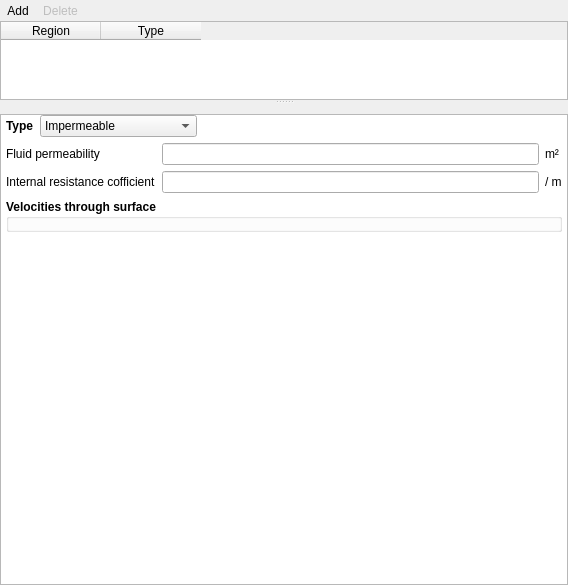
<?xml version="1.0" encoding="UTF-8"?>
<ui version="4.0">
 <class>internal_surfaces</class>
 <widget class="QWidget" name="internal_surfaces">
  <property name="geometry">
   <rect>
    <x>0</x>
    <y>0</y>
    <width>568</width>
    <height>585</height>
   </rect>
  </property>
  <property name="windowTitle">
   <string>Internal Surfaces</string>
  </property>
  <property name="styleSheet">
   <string notr="true"/>
  </property>
  <layout class="QVBoxLayout" name="verticalLayout">
   <property name="spacing">
    <number>0</number>
   </property>
   <property name="leftMargin">
    <number>0</number>
   </property>
   <property name="topMargin">
    <number>0</number>
   </property>
   <property name="rightMargin">
    <number>0</number>
   </property>
   <property name="bottomMargin">
    <number>0</number>
   </property>
   <item>
    <widget class="QSplitter" name="splitter">
     <property name="orientation">
      <enum>Qt::Vertical</enum>
     </property>
     <widget class="QWidget" name="top_frame" native="true">
      <property name="sizePolicy">
       <sizepolicy hsizetype="Expanding" vsizetype="MinimumExpanding">
        <horstretch>0</horstretch>
        <verstretch>0</verstretch>
       </sizepolicy>
      </property>
      <property name="maximumSize">
       <size>
        <width>16777215</width>
        <height>100</height>
       </size>
      </property>
      <layout class="QVBoxLayout" name="verticalLayout_3">
       <property name="spacing">
        <number>0</number>
       </property>
       <property name="leftMargin">
        <number>0</number>
       </property>
       <property name="topMargin">
        <number>0</number>
       </property>
       <property name="rightMargin">
        <number>0</number>
       </property>
       <property name="bottomMargin">
        <number>0</number>
       </property>
       <item>
        <widget class="QWidget" name="frame_add_delete" native="true">
         <layout class="QHBoxLayout" name="horizontalLayout_7">
          <property name="spacing">
           <number>0</number>
          </property>
          <property name="leftMargin">
           <number>0</number>
          </property>
          <property name="topMargin">
           <number>0</number>
          </property>
          <property name="rightMargin">
           <number>0</number>
          </property>
          <property name="bottomMargin">
           <number>0</number>
          </property>
          <item>
           <layout class="QHBoxLayout" name="horizontalLayout">
            <item>
             <widget class="QToolButton" name="toolbutton_add">
              <property name="toolTip">
               <string>Define new internal surface over one or more regions</string>
              </property>
              <property name="text">
               <string>Add</string>
              </property>
              <property name="autoRaise">
               <bool>true</bool>
              </property>
             </widget>
            </item>
            <item>
             <widget class="QToolButton" name="toolbutton_delete">
              <property name="enabled">
               <bool>false</bool>
              </property>
              <property name="toolTip">
               <string>Delete internal surface</string>
              </property>
              <property name="text">
               <string>Delete</string>
              </property>
              <property name="autoRaise">
               <bool>true</bool>
              </property>
             </widget>
            </item>
            <item>
             <spacer name="horizontalSpacer">
              <property name="orientation">
               <enum>Qt::Horizontal</enum>
              </property>
              <property name="sizeHint" stdset="0">
               <size>
                <width>40</width>
                <height>20</height>
               </size>
              </property>
             </spacer>
            </item>
           </layout>
          </item>
         </layout>
        </widget>
       </item>
       <item>
        <widget class="QTableWidget" name="tablewidget_regions">
         <property name="maximumSize">
          <size>
           <width>16777215</width>
           <height>100</height>
          </size>
         </property>
         <property name="selectionMode">
          <enum>QAbstractItemView::SingleSelection</enum>
         </property>
         <property name="selectionBehavior">
          <enum>QAbstractItemView::SelectRows</enum>
         </property>
         <attribute name="horizontalHeaderHighlightSections">
          <bool>false</bool>
         </attribute>
         <attribute name="verticalHeaderVisible">
          <bool>false</bool>
         </attribute>
         <column>
          <property name="text">
           <string>Region</string>
          </property>
         </column>
         <column>
          <property name="text">
           <string>Type</string>
          </property>
         </column>
        </widget>
       </item>
      </layout>
     </widget>
     <widget class="QWidget" name="bottom_frame" native="true">
      <property name="sizePolicy">
       <sizepolicy hsizetype="Expanding" vsizetype="Expanding">
        <horstretch>0</horstretch>
        <verstretch>0</verstretch>
       </sizepolicy>
      </property>
      <layout class="QGridLayout" name="gridLayout_15">
       <property name="leftMargin">
        <number>0</number>
       </property>
       <property name="topMargin">
        <number>10</number>
       </property>
       <property name="rightMargin">
        <number>0</number>
       </property>
       <property name="bottomMargin">
        <number>0</number>
       </property>
       <item row="0" column="0">
        <layout class="QHBoxLayout" name="horizontalLayout_2"/>
       </item>
       <item row="1" column="0">
        <widget class="QScrollArea" name="scrollarea_detail">
         <property name="sizePolicy">
          <sizepolicy hsizetype="Expanding" vsizetype="MinimumExpanding">
           <horstretch>0</horstretch>
           <verstretch>0</verstretch>
          </sizepolicy>
         </property>
         <property name="minimumSize">
          <size>
           <width>0</width>
           <height>0</height>
          </size>
         </property>
         <property name="styleSheet">
          <string notr="true">QWidget#detail_pane {background-color: white}</string>
         </property>
         <property name="widgetResizable">
          <bool>true</bool>
         </property>
         <widget class="QWidget" name="detail_pane">
          <property name="geometry">
           <rect>
            <x>0</x>
            <y>0</y>
            <width>566</width>
            <height>454</height>
           </rect>
          </property>
          <layout class="QVBoxLayout" name="verticalLayout_4">
           <property name="leftMargin">
            <number>5</number>
           </property>
           <property name="topMargin">
            <number>0</number>
           </property>
           <property name="rightMargin">
            <number>5</number>
           </property>
           <property name="bottomMargin">
            <number>0</number>
           </property>
           <item>
            <layout class="QVBoxLayout" name="verticalLayout_2">
             <item>
              <widget class="QWidget" name="frame_fluid_parameters" native="true">
               <layout class="QGridLayout" name="gridLayout_3">
                <property name="leftMargin">
                 <number>0</number>
                </property>
                <property name="topMargin">
                 <number>0</number>
                </property>
                <property name="rightMargin">
                 <number>0</number>
                </property>
                <property name="bottomMargin">
                 <number>0</number>
                </property>
                <item row="0" column="0" colspan="3">
                 <layout class="QHBoxLayout" name="horizontalLayout_3">
                  <property name="spacing">
                   <number>6</number>
                  </property>
                  <item>
                   <widget class="QLabel" name="label_is_type">
                    <property name="font">
                     <font>
                      <weight>75</weight>
                      <bold>true</bold>
                     </font>
                    </property>
                    <property name="text">
                     <string>Type</string>
                    </property>
                   </widget>
                  </item>
                  <item>
                   <widget class="ComboBox" name="combobox_is_type">
                    <item>
                     <property name="text">
                      <string>Impermeable</string>
                     </property>
                    </item>
                    <item>
                     <property name="text">
                      <string>X-Axis Impermeable</string>
                     </property>
                    </item>
                    <item>
                     <property name="text">
                      <string>Y-Axis Impermeable</string>
                     </property>
                    </item>
                    <item>
                     <property name="text">
                      <string>Z-Axis Impermeable</string>
                     </property>
                    </item>
                    <item>
                     <property name="text">
                      <string>Semi-permeable</string>
                     </property>
                    </item>
                    <item>
                     <property name="text">
                      <string>X-Axis semi-permeable</string>
                     </property>
                    </item>
                    <item>
                     <property name="text">
                      <string>Y-Axis semi-permeable</string>
                     </property>
                    </item>
                    <item>
                     <property name="text">
                      <string>Z-Axis semi-permeable</string>
                     </property>
                    </item>
                   </widget>
                  </item>
                  <item>
                   <spacer name="horizontalSpacer_2">
                    <property name="orientation">
                     <enum>Qt::Horizontal</enum>
                    </property>
                    <property name="sizeHint" stdset="0">
                     <size>
                      <width>40</width>
                      <height>20</height>
                     </size>
                    </property>
                   </spacer>
                  </item>
                 </layout>
                </item>
                <item row="1" column="2">
                 <widget class="QLabel" name="label_is_pc_1_units">
                  <property name="text">
                   <string>m²</string>
                  </property>
                 </widget>
                </item>
                <item row="2" column="1">
                 <widget class="LineEdit" name="lineedit_keyword_is_pc_args_IS_2"/>
                </item>
                <item row="2" column="2">
                 <widget class="QLabel" name="label_is_pc_2_units">
                  <property name="text">
                   <string>/ m</string>
                  </property>
                 </widget>
                </item>
                <item row="1" column="0">
                 <widget class="QLabel" name="label_is_pc_1">
                  <property name="text">
                   <string>Fluid permeability</string>
                  </property>
                 </widget>
                </item>
                <item row="1" column="1">
                 <widget class="LineEdit" name="lineedit_keyword_is_pc_args_IS_1"/>
                </item>
                <item row="2" column="0">
                 <widget class="QLabel" name="label_is_pc_2">
                  <property name="text">
                   <string>Internal resistance cofficient</string>
                  </property>
                 </widget>
                </item>
                <item row="4" column="1">
                 <spacer name="verticalSpacer">
                  <property name="orientation">
                   <enum>Qt::Vertical</enum>
                  </property>
                  <property name="sizeHint" stdset="0">
                   <size>
                    <width>20</width>
                    <height>40</height>
                   </size>
                  </property>
                 </spacer>
                </item>
                <item row="3" column="0" colspan="3">
                 <widget class="QGroupBox" name="groupbox_solids_velocities">
                  <property name="font">
                   <font>
                    <weight>75</weight>
                    <bold>true</bold>
                   </font>
                  </property>
                  <property name="title">
                   <string>Velocities through surface</string>
                  </property>
                  <property name="flat">
                   <bool>true</bool>
                  </property>
                  <layout class="QGridLayout" name="gridLayout_3">
                   <property name="leftMargin">
                    <number>5</number>
                   </property>
                   <property name="topMargin">
                    <number>5</number>
                   </property>
                   <property name="rightMargin">
                    <number>5</number>
                   </property>
                   <property name="bottomMargin">
                    <number>5</number>
                   </property>
                  </layout>
                 </widget>
                </item>
               </layout>
              </widget>
             </item>
            </layout>
           </item>
          </layout>
         </widget>
        </widget>
       </item>
      </layout>
     </widget>
    </widget>
   </item>
  </layout>
 </widget>
 <customwidgets>
  <customwidget>
   <class>LineEdit</class>
   <extends>QLineEdit</extends>
   <header>mfixgui.widgets.base</header>
  </customwidget>
  <customwidget>
   <class>ComboBox</class>
   <extends>QComboBox</extends>
   <header>mfixgui.widgets.base</header>
  </customwidget>
 </customwidgets>
 <resources/>
 <connections/>
</ui>
